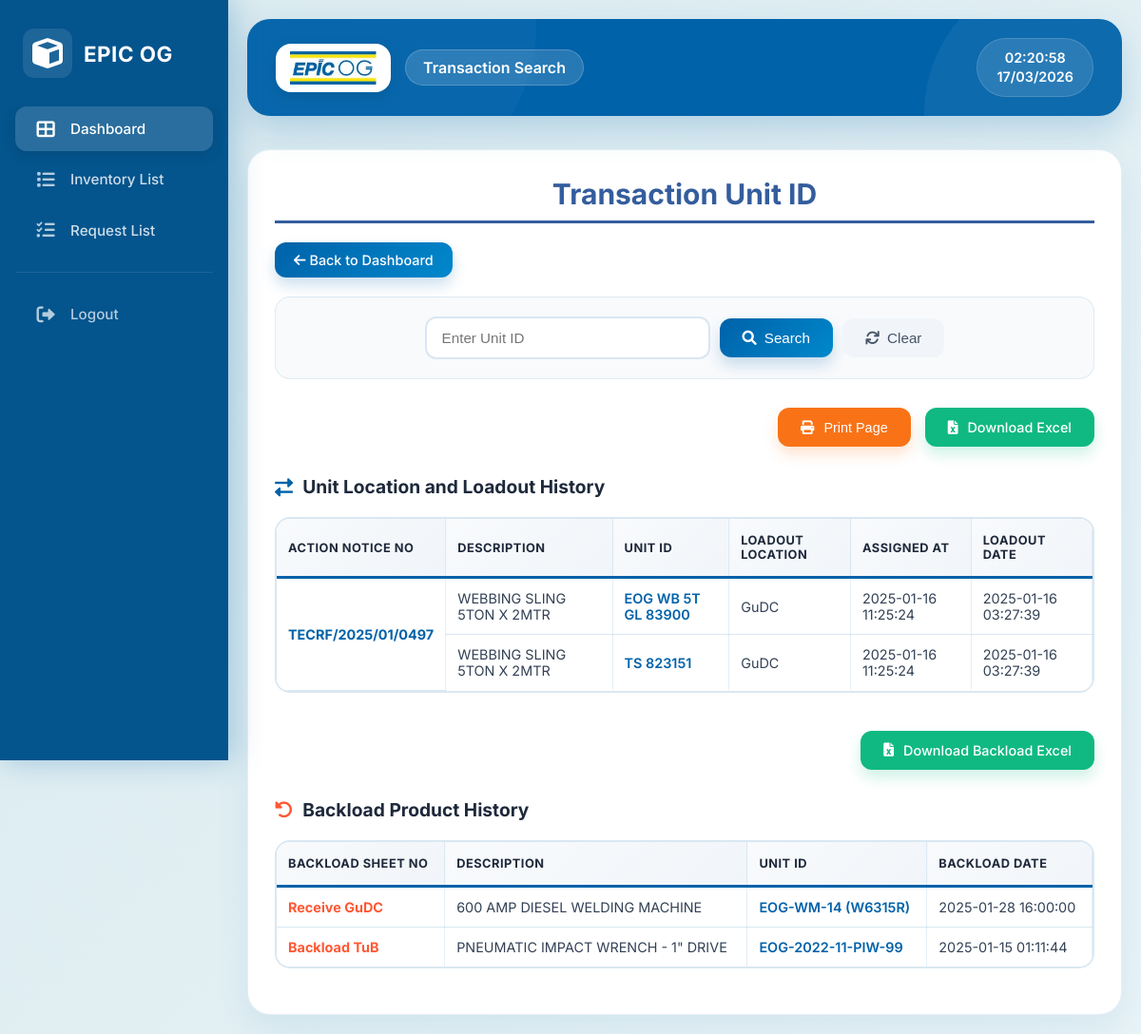
Screenshot of /unit_data_search.php (signed in) with the database file from the repository.
### tables this page shows
CREATE TABLE `backload_product` (
  `id` int(11) NOT NULL,
  `unit_id` varchar(255) NOT NULL,
  `description` varchar(255) NOT NULL,
  `backload_sheet_no` varchar(255) NOT NULL,
  `backload_date` timestamp NOT NULL DEFAULT current_timestamp()
);

### unit_data_search.php (the view, shortened to what this page needs)
<?php
include 'database.php';
$username = isset($_SESSION['username']) ? $_SESSION['username'] : 'User';
$search_unit_id = '';
$query1 = "
    SELECT ulh.action_notice_no AS ulh_action_notice,
           ulh.unit_id,
           GROUP_CONCAT(DISTINCT ulh.description ORDER BY ulh.description) AS ulh_description,
           GROUP_CONCAT(DISTINCT ulh.loadout_location ORDER BY ulh.loadout_location) AS ulh_location,
           GROUP_CONCAT(DISTINCT ulh.assigned_at ORDER BY ulh.assigned_at) AS assigned_at,
            loadout_date
    FROM unit_location_history ulh
    JOIN loadout_history lh ON ulh.action_notice_no = lh.action_notice_no
    WHERE ulh.unit_id LIKE '%$search_unit_id%'  -- Filter by unit_id if provided
    GROUP BY ulh.unit_id, ulh.action_notice_no";
$result1 = $conn->query($query1);
$query2 = "
    SELECT unit_id, description, backload_sheet_no, backload_date
    FROM backload_product
    WHERE unit_id LIKE '%$search_unit_id%'";
$result2 = $conn->query($query2);
function generateNav($username) {
    return <<<HTML
    <div id="sidebar">
        <div class="sidebar-header">
            <div class="logo-area">
                <i class="fa fa-cube"></i>
                <span class="brand">EPIC OG</span>
            </div>
        </div>
        <div class="sidebar-menu">
            <ul>
                <li class="active">
                    <a href="adminStaff.php">
                        <i class="fa fa-th-large"></i>
                        <span>Dashboard</span>
                    </a>
                </li>
                <li>
                    <a href="inventory_list.php">
                        <i class="fa fa-list"></i>
                        <span>Inventory List</span>
                    </a>
                </li>
                <li>
                    <a href="approval.php">
                        <i class="fa fa-tasks"></i>
                        <span>Request List</span>
                    </a>
                </li>
                <li class="logout">
                    <a href="logout.php">
                        <i class="fa fa-sign-out-alt"></i>
                        <span>Logout</span>
                    </a>
                </li>
            </ul>
        </div>
    </div>
HTML;
}
?>
<!DOCTYPE html>
<html lang="en">
<head>
    <link rel="stylesheet" href="https://cdnjs.cloudflare.com/ajax/libs/font-awesome/6.0.0-beta3/css/all.min.css">
</head>
<body>
    <?= generateNav($username) ?>
    <div id="main-content">
        <div class="header">
            <div class="header-content">
                <div class="header-left">
                    <div class="logo-wrapper">
                        <div class="logo-container">
                            <img src="eog3.jpg" alt="EPIC OG Logo">
                        </div>
                        <div class="title-badge">Transaction Search</div>
                    </div>
                </div>
                <div class="clock-container">
                    <div class="clock" id="clock"></div>
                </div>
            </div>
        </div>
        <div class="container">
            <h1>Transaction Unit ID</h1>
            <div class="back-button">
                <a href="adminStaff.php" class="btn">
                    <i class="fa fa-arrow-left"></i> Back to Dashboard
                </a>
            </div>
            <form method="POST" action="" class="search-form">
                <input type="text" name="unit_id" value="<?php echo htmlspecialchars($search_unit_id); ?>" placeholder="Enter Unit ID" required>
                <button type="submit" name="search_unit_id">
                    <i class="fa fa-search"></i> Search
                </button>
                <button type="button" onclick="window.location.href='unit_data_search.php'">
                    <i class="fa fa-refresh"></i> Clear
                </button>
            </form>
            <div class="actions">
                <button class="action-btn print-btn" onclick="window.print()">
                    <i class="fa fa-print"></i> Print Page
                </button>
                <a href="export_assignLoadout_transaction.php" class="action-btn excel-btn">
                    <i class="fa fa-file-excel"></i> Download Excel
                </a>
            </div>
            <h3>
                <i class="fa fa-exchange-alt" style="color: #0062a9;"></i>
                Unit Location and Loadout History
            </h3>
            <?php if ($result1 && $result1->num_rows > 0): ?>
                <div class="table-container">
                    <table>
                        <thead>
                            <tr>
                                <th>Action Notice No</th>
                                <th>Description</th>
                                <th>Unit ID</th>
                                <th>Loadout Location</th>
                                <th>Assigned At</th>
                                <th>Loadout Date</th>
                            </tr>
                        </thead>
                        <tbody>
                            <?php
                            $action_notice_rows = [];
                            while ($row = $result1->fetch_assoc()) {
                                if (!isset($action_notice_rows[$row['ulh_action_notice']])) {
                                    $action_notice_rows[$row['ulh_action_notice']] = [];
                                }
                                $action_notice_rows[$row['ulh_action_notice']][] = $row;
                            }
                            foreach ($action_notice_rows as $action_notice => $rows):
                                $rowspan_count = count($rows);
                                foreach ($rows as $index => $row):
                            ?>
                                    <tr>
                                        <?php if ($index === 0): ?>
                                            <td rowspan="<?php echo $rowspan_count; ?>"><strong style="color: #0062a9;"><?php echo htmlspecialchars($action_notice); ?></strong></td>
                                        <?php endif; ?>
                                        <td><?php echo htmlspecialchars($row['ulh_description']); ?></td>
                                        <td><span style="color: #0062a9; font-weight: 600;"><?php echo htmlspecialchars($row['unit_id']); ?></span></td>
                                        <td><?php echo htmlspecialchars($row['ulh_location']); ?></td>
                                        <td><?php echo htmlspecialchars($row['assigned_at']); ?></td>
                                        <td><?php echo htmlspecialchars($row['loadout_date']); ?></td>
                                    </tr>
                            <?php
                                endforeach;
                            endforeach;
                            ?>
                        </tbody>
                    </table>
                </div>
            <?php endif; ?>
            <div class="actions" style="margin-top: 40px;">
                <a href="export_backload_transaction.php" class="action-btn excel-btn">
                    <i class="fa fa-file-excel"></i> Download Backload Excel
                </a>
            </div>
            <h3>
                <i class="fa fa-undo-alt" style="color: #FF5733;"></i>
                Backload Product History
            </h3>
            <?php if ($result2 && $result2->num_rows > 0): ?>
                <div class="table-container">
                    <table>
                        <thead>
                            <tr>
                                <th>Backload Sheet No</th>
                                <th>Description</th>
                                <th>Unit ID</th>
                                <th>Backload Date</th>
                            </tr>
                        </thead>
                        <tbody>
                            <?php
                            $backload_rows = [];
                            while ($row = $result2->fetch_assoc()) {
                                if (!isset($backload_rows[$row['backload_sheet_no']])) {
                                    $backload_rows[$row['backload_sheet_no']] = [];
                                }
                                $backload_rows[$row['backload_sheet_no']][] = $row;
                            }
                            foreach ($backload_rows as $backload_sheet_no => $rows):
                                $rowspan_count = count($rows);
                                foreach ($rows as $index => $row):
                            ?>
                                    <tr>
                                        <?php if ($index === 0): ?>
                                            <td rowspan="<?php echo $rowspan_count; ?>"><strong style="color: #FF5733;"><?php echo htmlspecialchars($backload_sheet_no); ?></strong></td>
                                        <?php endif; ?>
                                        <td><?php echo htmlspecialchars($row['description']); ?></td>
                                        <td><span style="color: #0062a9; font-weight: 600;"><?php echo htmlspecialchars($row['unit_id']); ?></span></td>
                                        <td><?php echo htmlspecialchars($row['backload_date']); ?></td>
                                    </tr>
                            <?php
                                endforeach;
                            endforeach;
                            ?>
                        </tbody>
                    </table>
                </div>
            <?php endif; ?>
        </div>
    </div>
</body>
</html>

### rows the page displays
backload_product: backload_sheet_no "Receive GuDC", description "600 AMP DIESEL WELDING MACHINE", unit "EOG-WM-14 (W6315R)", backload_date "2025-01-28 16:00:00"
backload_product: backload_sheet_no "Backload TuB", description "PNEUMATIC IMPACT WRENCH - 1\" DRIVE", unit "EOG-2022-11-PIW-99", backload_date "2025-01-15 01:11:44"

### other values shown
$action_notice "TECRF/2025/01/0497"
$row['ulh_description'] "WEBBING SLING 5TON X 2MTR"
$row['unit_id'] "EOG WB 5T GL 83900"
$row['ulh_location'] "GuDC"
$row['assigned_at'] "2025-01-16 11:25:24"
$row['loadout_date'] "2025-01-16 03:27:39"
$row['unit_id'] "TS 823151"
